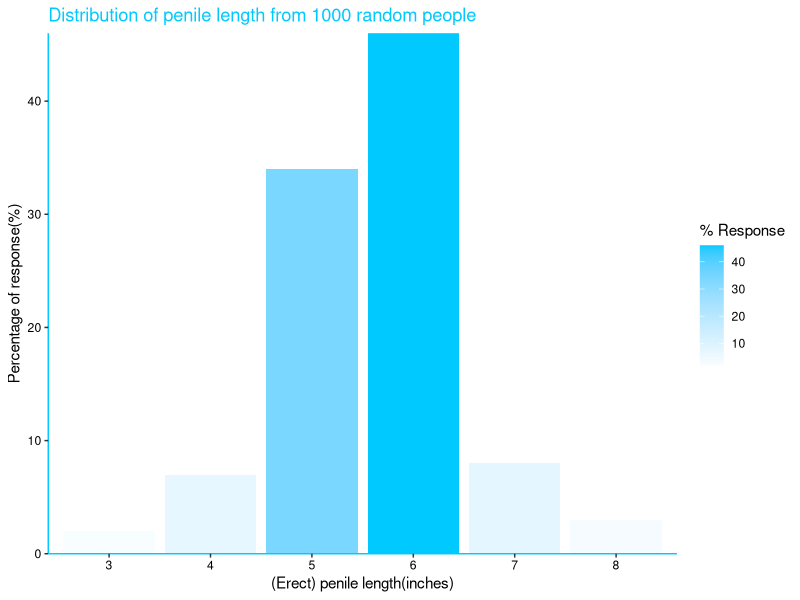

R code for this plot:
library(ggplot2)
#import data
aveSalary <- c(58, 48, 36, 32, 38, 27)
lengths <- c(3, 4, 5, 6, 7, 8)
noOfResponse <- c(2, 7, 34, 46, 8, 3)
averagePromotion <- c(2.6, 2.9, 1.8, 1.2, 0.7, 0.5)

#make a data frame to use ggplot2
df <- data.frame(lengths, noOfResponse)

#label scale for x axis
df$lengths <- factor(df$lengths, levels = c(3:8))


p <- ggplot(df) 

#Create color bar
p + geom_col(aes(lengths, noOfResponse, fill = noOfResponse)) +
  #https://uigradients.com/#BackToEarth
  scale_fill_gradient2(name = "% Response", high="#00C9FF", low = "#92FE9D") + 
  ggtitle("Distribution of penile length from 1000 random people") +
  ylab("Percentage of response(%)") + 
  xlab("(Erect) penile length(inches)") +
  theme(
    plot.background = element_rect(fill = "white"),
    panel.background = element_rect(fill = "white"),
    axis.line = element_line(color = "#00C9FF"),
    axis.text = element_text(color = "black"),
    plot.title = element_text(color = "#00C9FF")
  ) +
  #Make the bar starts at 0
  scale_y_continuous(expand = c(0, 0), limits = c(0, NA)) 

 
